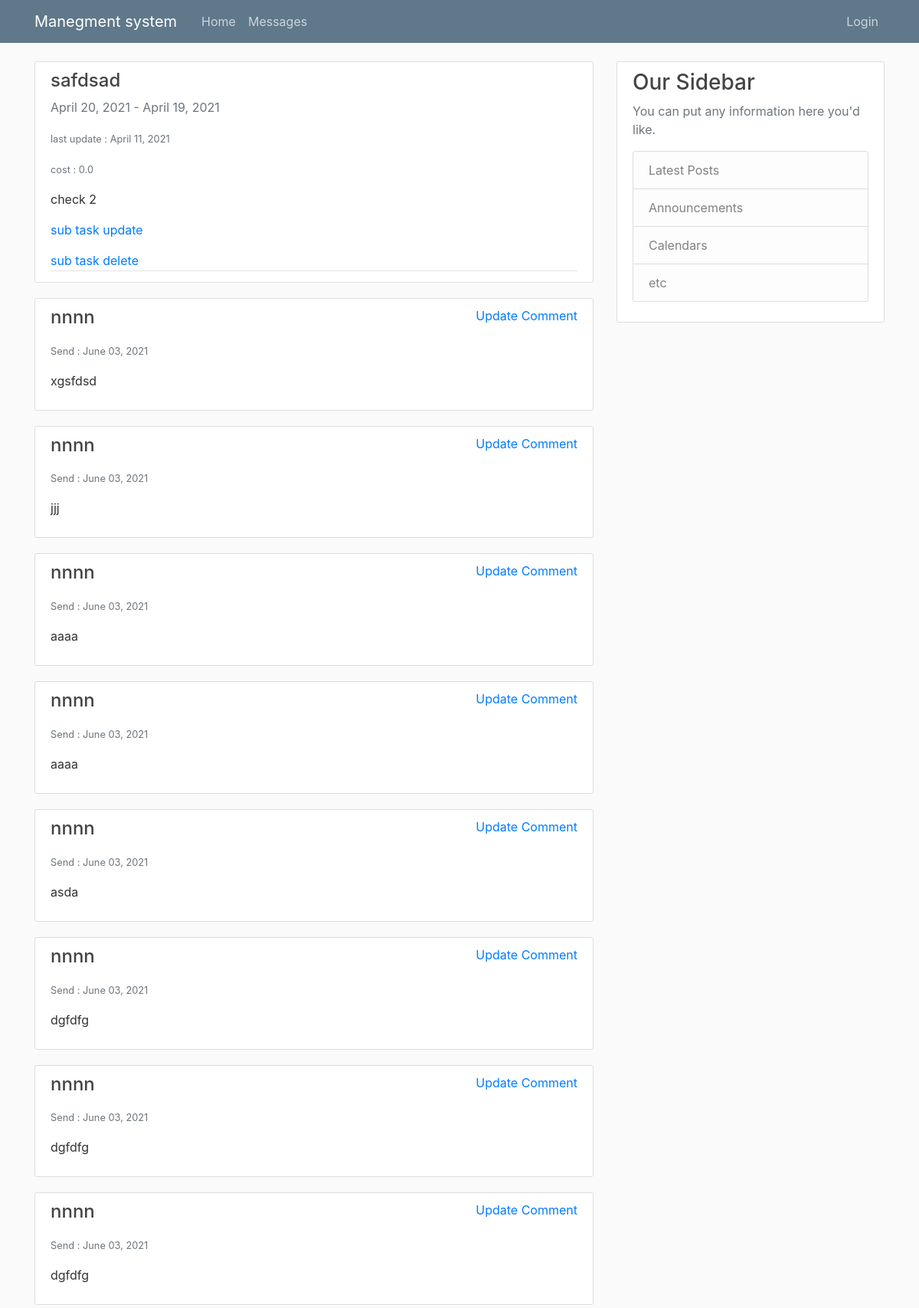
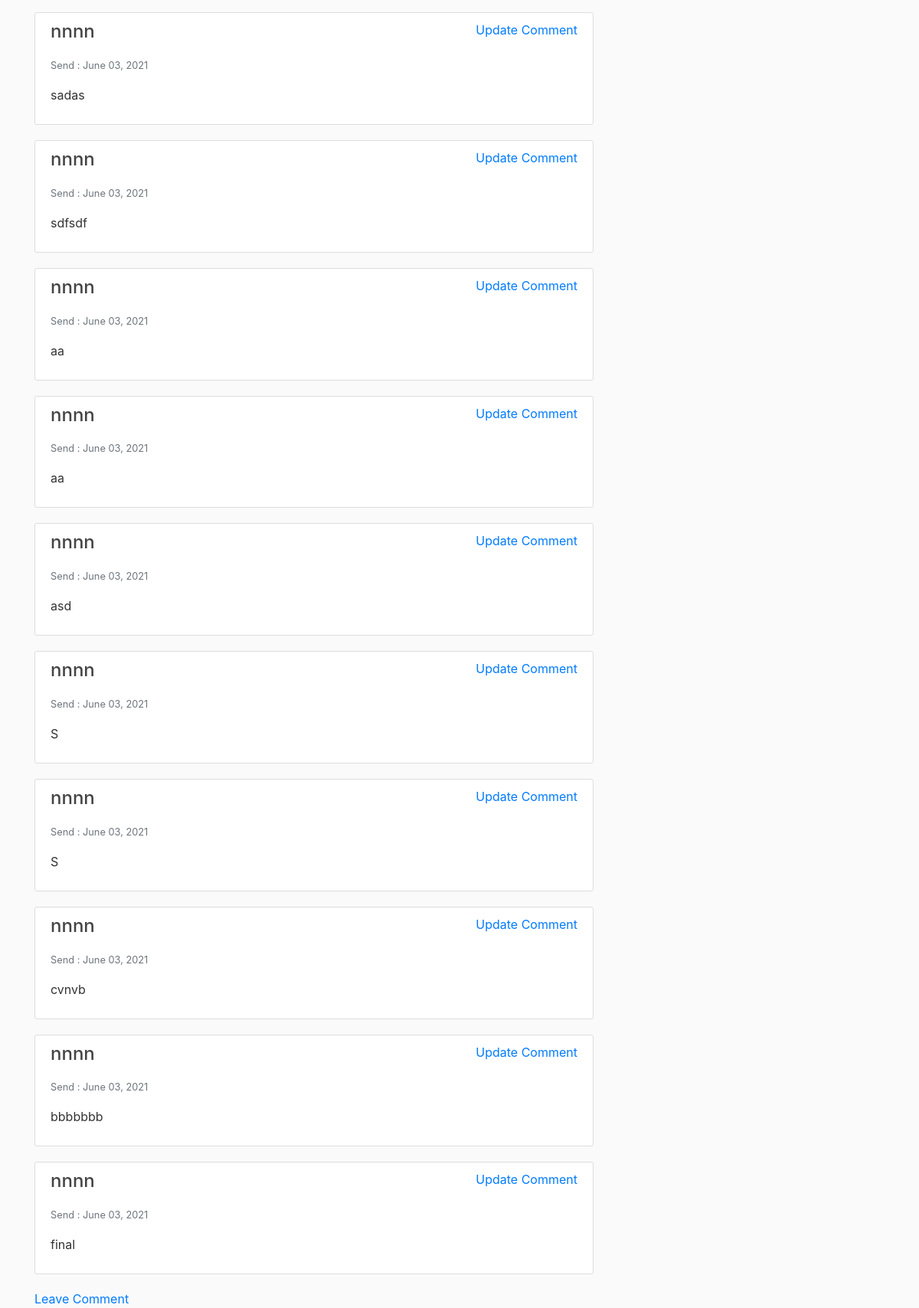
Page /manager/sub_task/23 on the committed database (2 pictures, top to bottom).
### work/models.py (models this page shows, shortened)
class SubTask(models.Model):
    startTime = models.DateField(null=False)
    endTime = models.DateField(null=False)
    encharge = models.ForeignKey(User, on_delete=models.CASCADE)
    lastUpdate = models.DateTimeField(null=True)
    cost = models.FloatField(null=False, default=0)
    workDone = models.IntegerField(default=1, validators=[MaxValueValidator(100), MinValueValidator(0)])
    skillNeed = models.ForeignKey(skill, on_delete=models.CASCADE)
    TaskName = models.CharField(max_length=300, null=False)
    Description = models.CharField(max_length=500, null=True)
    TaskID = models.ForeignKey(Task, on_delete=models.CASCADE)

class Comment(models.Model):
    Subtask = models.ForeignKey(SubTask, related_name='comments', on_delete=models.CASCADE)
    user = models.CharField(max_length=250)
    body = models.TextField()
    created = models.DateTimeField(auto_now_add=True)
    def __str__(self):
        return self.user

### pages/views.py (the view)
# urls.py: path('manager/sub_task/<int:sub_task_id>', manager_subtask_view, name='manager_subtask_view'),
def manager_subtask_view(request, sub_task_id):
    sub_task = get_object_or_404(SubTask, id=sub_task_id)
    task = sub_task.TaskID
    comments = Comment.objects.filter(Subtask=sub_task_id)
    print(comments)
    return render(request, "manager_subtask_view.html", {'sub_task': sub_task, 'comments': comments, 'task': task})

### templates/manager_subtask_view.html (shortened to what this page needs)
{% extends "Base.html" %}
{% block content %}
<article class="media content-section">
          <div class="media-body">
              <h4>{{ sub_task.TaskName }}</h4>
               <a class="text-muted">{{ sub_task.startTime|date:"F d, Y" }}</a>
                <a class="text-muted"> - </a>
              <a class="text-muted">{{ sub_task.endTime|date:"F d, Y" }}</a>
              <p></p><small class="text-muted">last update : {{ sub_task.lastUpdate|date:"F d, Y" }}</small></p>
               <p></p><small class="text-muted">cost : {{ sub_task.cost}}</small></p>
            <p class="article-content">{{ sub_task.Description }}</p>
            <div class="article-metadata">
              <a href="{% url 'subtask-update' sub_task.pk %}">sub task update</a>
              <a href="{% url 'subtask-delete' task.id sub_task.pk  %}">sub task delete</a>
            </div>
          </div>
        </article>
    {% for comment in comments %}
        <article class="media content-section">
          <div class="media-body">
            <h4><a class="article-title" href="#">{{ comment.user }}</a></h4>
              <p></p><small class="text-muted">Send : {{ comment.created|date:"F d, Y" }}</small></p>
            <p class="article-content">{{ comment.body }}</p>
              </div>
             <a href="{% url 'comment-update' comment.pk %}">Update Comment</a>
        </article>
    {% endfor %}
    <a href="{% url 'comment-create'  sub_task.pk %}">Leave Comment</a>
{% endblock content %}

### static/styles/main.css (style rules this page uses)
body { background: #fafafa; color: #333333; margin-top: 5rem; }
h1, h2, h3, h4, h5, h6 { color: #444444; }
.content-section { background: #ffffff; padding: 10px 20px; border: 1px solid #dddddd; border-radius: 3px; margin-bottom: 20px; }
.article-title { color: #444444; }
.article-content { white-space: pre-line; }
.article-metadata { padding-bottom: 1px; margin-bottom: 4px; border-bottom: 1px solid #e3e3e3 }

### rows in the picture
SubTask: TaskName "safdsad", startTime "April 20, 2021", endTime "April 19, 2021", lastUpdate "April 11, 2021", cost "0.0", Description "check 2"
Comment: user "nnnn", created "June 03, 2021", body "xgsfdsd"
Comment: user "nnnn", created "June 03, 2021", body "jjj"
Comment: user "nnnn", created "June 03, 2021", body "aaaa"
Comment: user "nnnn", created "June 03, 2021", body "aaaa"
Comment: user "nnnn", created "June 03, 2021", body "asda"
Comment: user "nnnn", created "June 03, 2021", body "dgfdfg"
Comment: user "nnnn", created "June 03, 2021", body "dgfdfg"
Comment: user "nnnn", created "June 03, 2021", body "dgfdfg"
Comment: user "nnnn", created "June 03, 2021", body "sadas"
Comment: user "nnnn", created "June 03, 2021", body "sdfsdf"
Comment: user "nnnn", created "June 03, 2021", body "aa"
Comment: user "nnnn", created "June 03, 2021", body "aa"
Comment: user "nnnn", created "June 03, 2021", body "asd"
Comment: user "nnnn", created "June 03, 2021", body "S"
Comment: user "nnnn", created "June 03, 2021", body "S"
Comment: user "nnnn", created "June 03, 2021", body "cvnvb"
Comment: user "nnnn", created "June 03, 2021", body "bbbbbbb"
Comment: user "nnnn", created "June 03, 2021", body "final"
